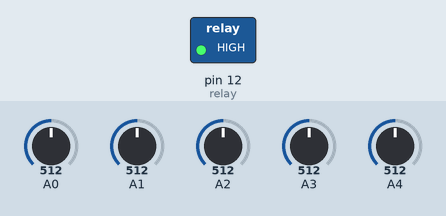
This sketch was run on a simulated Arduino Uno, built with avr-gcc and run on an emulated ATmega328P. On the bench: switched loads named in the sketch (green lamp = pin HIGH). The test bench sets the inputs (shaded band); at power-on: A4 = 512, A0 = 512, A1 = 512, A2 = 512, A3 = 512. What the sketch prints to the serial monitor is not drawn.

Above: at 1.2 s.
1.3 s: A4 set to 541
3.0 s: A0 set to 108
6.0 s: A0 set to 89
9.0 s: A1 set to 111
12.0 s: A1 set to 89
Timing chart, 0 to 51.5 s (numbered marks = the images above; inputs shaded):
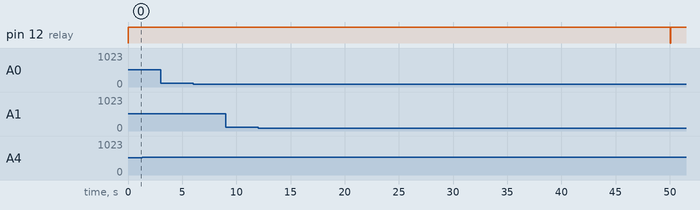

Measured:
- after the input at 1.3 s, every drawn part: stays the same
- after the input at 3.0 s, every drawn part: stays the same
- after the input at 6.0 s, every drawn part: stays the same
- after the input at 9.0 s, every drawn part: stays the same

The sketch:

riego.ino
```cpp
#include <Temperature.h>
#include <Humedad.h>

Humedad sensorH = Humedad(A0,A1,A2,A3);
int relay = 12;
Temperature sensorT = Temperature(A4);
bool valvula_estado = false;
unsigned long tiempo_de_bombeo = 50000;
unsigned long tiempo_de_cierre = 0 ;

void setup(){
  Serial.begin(9600);
  pinMode(relay,OUTPUT);
}

void loop(){
  Serial.print(sensorH.getSensor1());
  Serial.print(",");
  Serial.print(sensorH.getSensor2());
  Serial.print(",");
  Serial.print(sensorH.getSensor3());
  Serial.print(",");
  Serial.print(sensorH.getSensor4());
  Serial.print(",");
  Serial.print(sensorH.getPromedio());
  Serial.print(",");
  Serial.print(sensorT.getTemperature());
  Serial.print(",");
  Serial.print(valvula_estado);
  Serial.print(":");
  if (sensorH.getPromedio() <= 600){
    if(valvula_estado!=true){
      digitalWrite(relay,HIGH);
      tiempo_de_cierre = millis()+tiempo_de_bombeo;
      valvula_estado=true;
    }
   }
  if(tiempo_de_cierre<=millis()){
    digitalWrite(relay,LOW);
    valvula_estado=false;
  }
}
```
